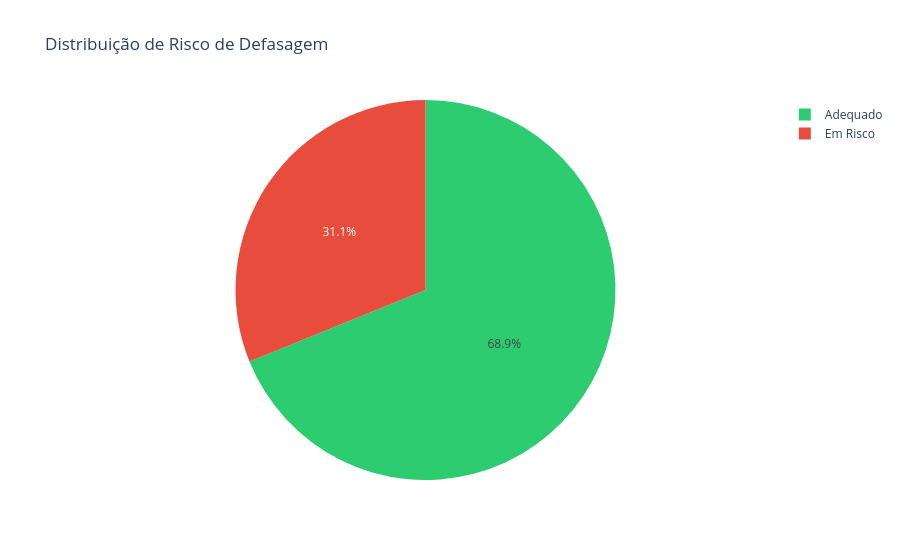

Notebook cell for this chart:
### Markdown cell above
### Criar Target Binário

### Code cell
df['RISCO_DEFASAGEM'] = (df['DEFASAGEM_2021'] < 0).astype(int)

print("Target Binário - RISCO_DEFASAGEM:")
print(df['RISCO_DEFASAGEM'].value_counts())
print(f"\nProporção de alunos em risco: {df['RISCO_DEFASAGEM'].mean()*100:.1f}%")

fig = px.pie(
    values=df['RISCO_DEFASAGEM'].value_counts().values,
    names=['Adequado', 'Em Risco'],
    title='Distribuição de Risco de Defasagem',
    color_discrete_sequence=['#2ecc71', '#e74c3c']
)
fig.show()

### Figure 1 — Plotly figure (JSON) as saved in the notebook; plotly's stock layout.template omitted (floating-point values rounded to 4 significant figures)
{"data": [{"domain": {"x": [0, 1], "y": [0, 1]}, "hovertemplate": "label=%{label}<br>value=%{value}<extra></extra>", "labels": ["Adequado", "Em Risco"], "legendgroup": "", "name": "", "showlegend": true, "type": "pie", "values": [929, 420]}], "layout": {"legend": {"tracegroupgap": 0}, "piecolorway": ["#2ecc71", "#e74c3c"], "title": {"text": "Distribuição de Risco de Defasagem"}}}
